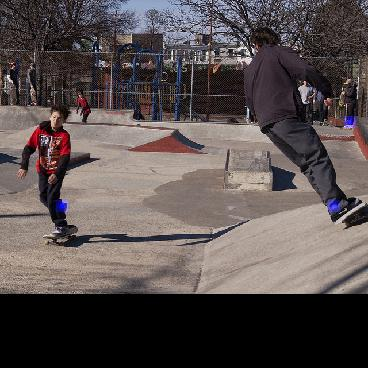
#> input picture realtime_multi_person_coco_without_save/tools/test_out_img/0.jpg, 368 x 368 px, given in place of 17.jpg, which was not available
$ python NMS.py
#> lines starting #> are read from the running program, lines starting #| are printed output that depends on the picture; after the words box and inside, x2 and y2 are one past the last pixel; in counts of white or black regions, pixels touching at a corner belong together; pictures that were not available may be replaced by others from this repository, and a replacement may not be noted
# -*- coding: utf-8 -*-
"""
Created on Wed Apr 11 22:55:45 2018

@author: lsjws2008
"""

from PIL import Image
import numpy as np
from itertools import permutations
from skimage import draw

#def all_zero

def com_loc(cf_map):
    cf = np.copy(cf_map)
    cp = []
    while np.amax(cf) > 0:
        center_point = np.argwhere(cf == np.amax(cf))
        #print(cf.shape)
        cp.append(center_point)
        rd = 1
        if len(center_point.shape) != 2:
            center_point = np.reshape(center_point(1,2))
        #for point in range(center_point.shape(0)):
        #    cf[center_point[point, 0], center_point[point, 1]]
        cf[center_point[:,0],center_point[:,1]] = 0
        #round_rect = list(permutations(list(range(-rd, rd+1)), 2))

        arr = np.zeros((200, 200))
        rr, cc = draw.circle_perimeter(100, 100, radius=rd, shape=arr.shape)
        arr[rr, cc] = 1
        round_rect = np.argwhere(arr == 1)-100

        rect = []
        for point in range(center_point.shape[0]):
            rect.append(np.array([center_point[point, 0], center_point[point, 1]]) + round_rect)
        rects = np.concatenate(np.array(rect), 0)

        while center_point.shape[0] != 0:
            #print(np.amax(rects[:, 0]),np.amax(rects[:, 1]))
            cf[rects[:, 0],rects[:, 1]] = 0
            rd+=1
            #round_rect = list(permutations(list(range(-rd, rd+1)), 2))
            arr = np.zeros((200, 200))
            rr, cc = draw.circle_perimeter(100, 100, radius=rd, shape=arr.shape)
            arr[rr, cc] = 1
            round_rect = np.argwhere(arr == 1)-100
            rect = []
            point = center_point.shape[0]-1
            while point >= 0:
                p_rou = center_point[point].reshape([1,2])
                p_rect = p_rou + round_rect
                p_rect[:, 0] = np.clip(p_rect[:, 0], 0, cf.shape[0]-1)
                p_rect[:, 1] = np.clip(p_rect[:, 1], 0, cf.shape[1]-1)
                #print(round_rect.shape)
                if np.amax(cf[p_rect[:, 0], p_rect[:, 1]]) == 0:

                    center_point = np.delete(center_point, point, axis=0)
                    point-=1
                else:
                    rect.append(p_rect)
                point -= 1
            if rect == []:
                break
            rects = np.concatenate(np.array(rect), 0)
    return np.concatenate(cp, 0)


if __name__ == "__main__":
    root_path = "C:/Users/lsjws2008/Desktop/test_out_img/"
    np.set_printoptions(threshold=np.nan)
    for i in range(17, 33):
        img = Image.open(root_path+str(i)+".jpg")
#> img is the input picture: PIL image 368x368 RGB; mean R, G, B 88.5, 79.4, 78.6
        confidence_map = np.transpose(np.array(img)[:,:,0], [1, 0])
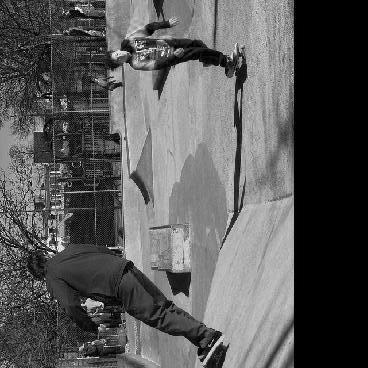
#> confidence_map: shape (368, 368); min 0, max 255, mean 88.5
        confidence_map[confidence_map<170] = 0
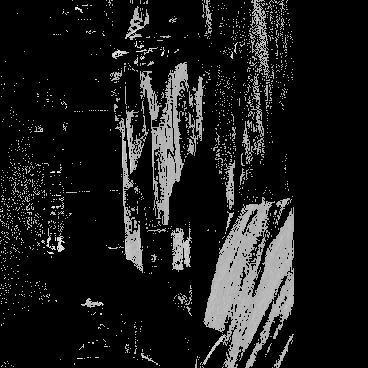
#> confidence_map: shape (368, 368); min 0, max 255, mean 26.8
        print(com_loc(confidence_map).shape)
#> the loop in com_loc, `while np.amax(cf) > 0:` made 47 passes
#> after the loop in com_loc, `while np.amax(cf) > 0:`:
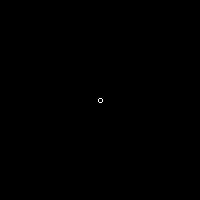
#> arr: shape (200, 200) float64; values 0 (black) and 1 (white), 0.03% white in thin lines or dots, all inside (x1, y1, x2, y2) = (98, 98, 103, 103)
#> after the loop in com_loc, `while np.amax(cf) > 0:`: cf: shape (368, 368); 14.84% of pixels changed, all inside (x1, y1, x2, y2) = (0, 0, 294, 368)
#> after the loop in com_loc, `while np.amax(cf) > 0:`: cp = 47 items
#| (344, 2)
#> pass 2 of the loop `for i in range(17, 33):`:
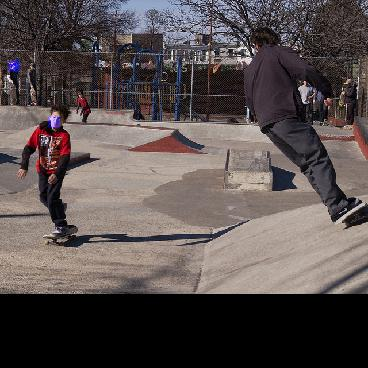
#> input picture realtime_multi_person_coco_without_save/tools/test_out_img/1.jpg, 368 x 368 px, given in place of 18.jpg, which was not available
#> img is the input picture: PIL image 368x368 RGB; mean R, G, B 88.5, 79.4, 78.4
#> `confidence_map = np.transpose(np.array(img)[:,:,0], [1, 0])`:
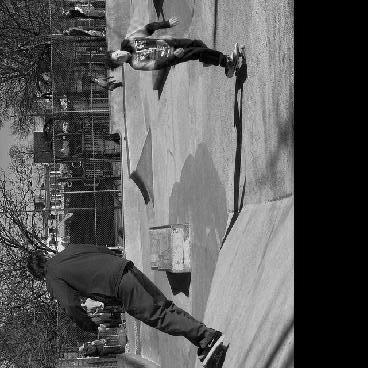
#> confidence_map: shape (368, 368); min 0, max 255, mean 88.5
#> `confidence_map[confidence_map<170] = 0`:
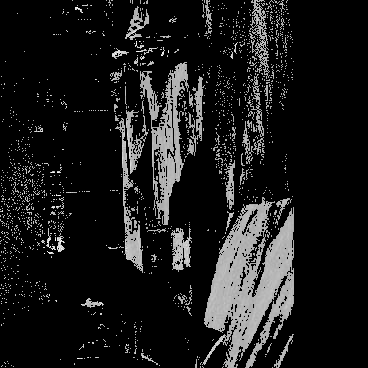
#> confidence_map: shape (368, 368); min 0, max 255, mean 26.8
#> the loop in com_loc (call 2), `while np.amax(cf) > 0:` made 49 passes
#| (331, 2)
#> (the run stopped early here; a loop or call above may not have finished)
